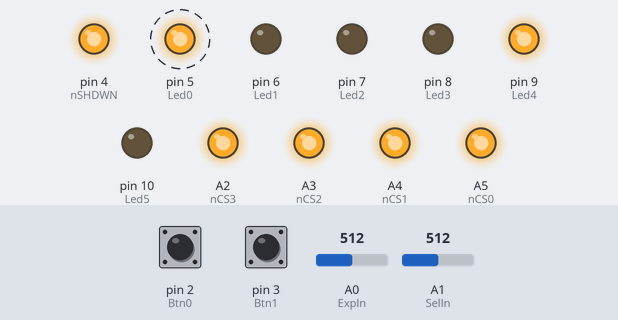
A sketch run on a simulated Arduino Uno, built with avr-gcc and run on an emulated ATmega328P. On the bench: output pins drawn as LEDs (lit = HIGH). Dashed ring = blinking. Inputs (shaded band) come from the test bench; at power-on: pin 2 (Btn0) HIGH, pin 3 (Btn1) HIGH, A1 (SelIn) = 512, A0 (ExpIn) = 512. EEPROM starts erased; pins used as bus, display or sensor lines are not drawn.

Above: at 0.87 s.
1.3 s: pin 2 (Btn0) pulled LOW for 0.15 s
At 1.65 s:
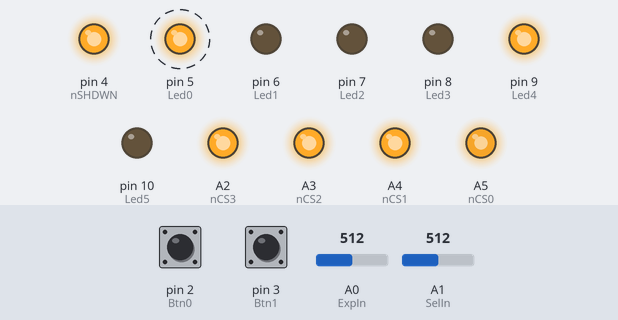
4.3 s: pin 3 (Btn1) pulled LOW for 0.15 s
At 4.62 s:
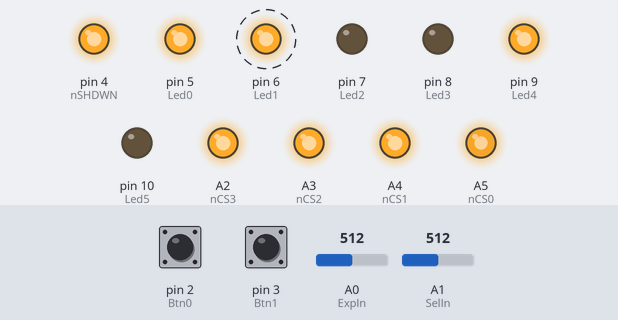
7.4 s: A1 (SelIn) set to 503
At 7.62 s:
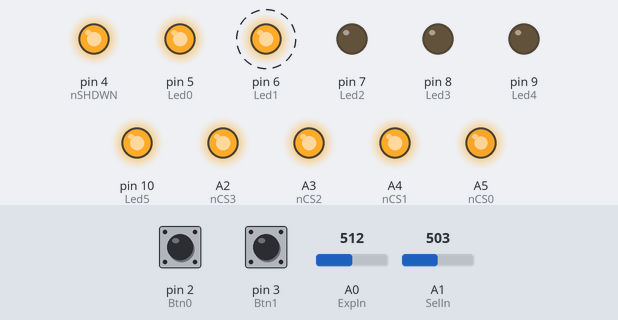
10.4 s: A1 (SelIn) set to 716
At 10.62 s:
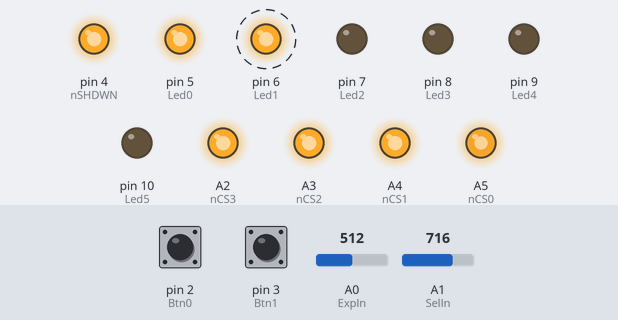
13.4 s: pin 2 (Btn0) pulled LOW for 1 s
At 14.55 s:
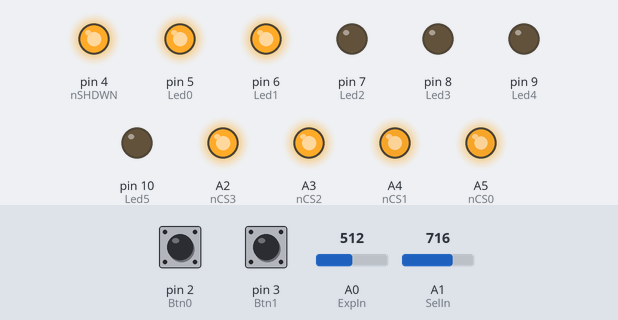
Timing chart, 0 to 17.4 s (numbered marks = the images above; inputs shaded):
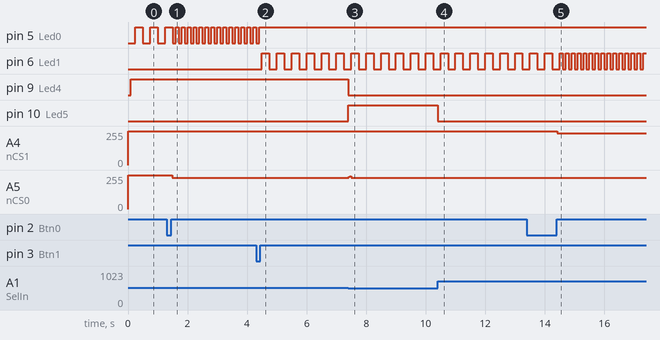

The sketch:

ExpMultiplexer.ino
```cpp
/*
 * Expression Multiplexer Firmware
 * Lucas H. 07.04.2020
 * v0.1
 *
 * Exp Multiplexer has 4 Output Channels and 3 Operating Modes.
 * Each Output Channel can have different Potentiometer Taper settings applied - either
 * lin, inv. lin, log or inv. log can be set for each channel separately.
 * In the "normal" operating mode, or "channel mode", the select button steps through the 4 channels
 * and the on/off button activates/deactivates the selected channel. Each channel can have the pot taper assigned
 * via the selector knob.
 *
 * In "Patch Mode", activated/deactivated by pressing both buttons at once, the Select Button steps
 * through 4 patches (indicated by the "Mode" Leds), where each patch has the on/off and Mode info for each
 * channel saved. The patch is activated with the on/off button. Logically, only one patch can be active at
 * a time. It is still possible to deactivate all patches.
 *
 * The third mode, "Save Mode" can only be entered from normal (channel) mode, not Patch mode. It is used
 * to set up the patches for patch mode. This is done by first setting up the channels on/off and modes as
 * desired and then holding the Select buton for ~2s. Then the desired saving spot for the patch can be selected
 * via the selector knob and by pressing the select button again for ~2s the patch is saved to that spot, overwriting
 * any previosly saved patch.
 *
 */

 //Libraries
#include <TimerOne.h>
#include <EEPROM.h>
#include <SPI.h>

 //Pin Definitions:
 #define nCS0 A5 //DigPot0 Chip Select
 #define nCS1 A4 //DigPot1 Chip Select
 #define nCS2 A3 //DigPot2 Chip Select
 #define nCS3 A2 //DigPot3 Chip Select

 #define Btn0 2 //On/Off Button
 #define Btn1 3 //Select Button

 #define nSHDWN 4 //DigPot Wiper Shutdown - active low

 #define SelIn A1 //Selector Pot ADC in
 #define ExpIn A0 //Expression Pedal ADC in

 #define Led0 5 //LED GPIOs
 #define Led1 6
 #define Led2 7
 #define Led3 8
 #define Led4 9
 #define Led5 10
 #define Led6 11
 #define Led7 12

 //Lookup Table for LogPot-Mode
 byte LogPot[256] = {0, 0, 0, 0, 0, 0, 0, 0, 0,
 0, 0, 0, 1, 1, 1, 1, 1, 1, 1, 1, 2, 2, 2, 2, 2,
 2, 3, 3, 3, 3, 4, 4, 4, 4, 5, 5, 5, 5, 6, 6, 6,
 7, 7, 7, 8, 8, 8, 9, 9, 9, 10, 10, 11, 11, 11,
 12, 12, 13, 13, 14, 14, 15, 15, 16, 16, 17, 17,
 18, 18, 19, 19, 20, 20, 21, 21, 22, 23, 23, 24,
 24, 25, 26, 26, 27, 28, 28, 29, 30, 30, 31, 32,
 32, 33, 34, 35, 35, 36, 37, 38, 38, 39, 40, 41,
 42, 42, 43, 44, 45, 46, 47, 47, 48, 49, 50, 51,
 52, 53, 54, 55, 56, 56, 57, 58, 59, 60, 61, 62,
 63, 64, 65, 66, 67, 68, 69, 70, 71, 73, 74, 75,
 76, 77, 78, 79, 80, 81, 82, 84, 85, 86, 87, 88,
 89, 91, 92, 93, 94, 95, 97, 98, 99, 100, 102,
 103, 104, 105, 107, 108, 109, 111, 112, 113,
 115, 116, 117, 119, 120, 121, 123, 124, 126,
 127, 128, 130, 131, 133, 134, 136, 137, 139,
 140, 142, 143, 145, 146, 148, 149, 151, 152,
 154, 155, 157, 158, 160, 162, 163, 165, 166,
 168, 170, 171, 173, 175, 176, 178, 180, 181,
 183, 185, 186, 188, 190, 192, 193, 195, 197,
 199, 200, 202, 204, 206, 207, 209, 211, 213,
 215, 217, 218, 220, 222, 224, 226, 228, 230,
 232, 233, 235, 237, 239, 241, 243, 245, 247,
 249, 251, 253, 255};

 //Variable declarations
 byte ExpVal = 0; //Exp Pedal Input Value
 byte SelVal = 0; //Selector Wheel input Value

 //Mode: 0=lin, 1=inv. lin, 2=log, 3=inv. log
 //State: 0=off, 1=on
 byte PatchModeState[4][4] = {{0, 0, 0, 0}, {0, 0, 0, 0}, {0, 0, 0, 0}, {0, 0, 0, 0}}; //in Patch mode - modes of channels for each patch
 bool PatchChnlState[4][4] = {{0, 0, 0, 0}, {0, 0, 0, 0}, {0, 0, 0, 0}, {0, 0, 0, 0}}; //in Patch mode - state of channels for each patch
 byte PatchActive = 255; //in patch mode - index, which patch is active
 bool ChnlState[4] = {0, 0, 0, 0}; //in normal mode - state of each channel
 byte ChnlMode[4] = {0, 0, 0, 0}; //in normal mode - mode of each channel
 byte SelIndex = 0; //normal + patch mode - index, which patch/channel is currently selected by the Btn1 (or Selector wheel in patch mode)

 byte TimerCount = 0; //timer overflow counter to derive tasks with multiple time periods from one base timer
 byte SaveModeCounter = 0; //counter variable to determine if Btn1 was pressed long enough to enter save mode

 byte NvmData[10] = {0, 0, 0, 0, 0, 0, 0, 0, 0, 0}; //EEPROM Data Array
 /*
  * NvmData Structure
  * NvmData stores Mode and Patch Info in non-volatile Memory
  * Byte[0] contains only Mode information for standard mode
  *  -> 2bit per channel
  * Byte[1..8] contains Patch/Mode information for patch mode
  *  -> each Patch is divided into 2Bytes
  *  -> LSB contains Channel on/off info (4bits)
  *  -> MSB contains Mode Info for each channel (2bit per channel, LSB = CH0)
  * Byte[9] contains operating mode information
  *  -> 1bit if standard or patch mode
  */

 //Btn0 = On/Off Button
 bool Btn0State = false;
 bool Btn0Pressed = false;
 bool Btn0Released = false;
 //Btn1 = Selector Button
 bool Btn1State = false;
 bool Btn1Pressed = false;
 bool Btn1Released = false;

 //check if selector has been moved
 bool SelValChng = false;
 byte LastSelVal = 0;

 bool PatchMode = false; //True if in patch mode, false if in normal mode
 bool SaveMode = false; //True if in SaveMode (for Patch saving)
 bool SvMdCntrActive = false; //State of Timer Counter for entering/exiting SaveMode

 //4 Leds for Channels, 4 Leds for Mode/Patch
 //4 Modi each (off = 0, on = 1, slow blink = 2, fast blink = 3)
 byte ChnlLedState[4] = {0, 0, 0, 0}; //Leds0..3
 byte ModeLedState[4] = {0, 0, 0, 0}; //Leds4..7


void setup() {
  //Init Pins
  pinMode(nCS0, OUTPUT);
  digitalWrite(nCS0, HIGH);
  pinMode(nCS1, OUTPUT);
  digitalWrite(nCS1, HIGH);
  pinMode(nCS2, OUTPUT);
  digitalWrite(nCS2, HIGH);
  pinMode(nCS3, OUTPUT);
  digitalWrite(nCS3, HIGH);

  pinMode(Btn0, INPUT);
  pinMode(Btn1, INPUT);

  pinMode(nSHDWN, OUTPUT);
  digitalWrite(nSHDWN, LOW);

  pinMode(SelIn, INPUT);
  pinMode(ExpIn, INPUT);

  pinMode(Led0, OUTPUT);
  pinMode(Led1, OUTPUT);
  pinMode(Led2, OUTPUT);
  pinMode(Led3, OUTPUT);
  pinMode(Led4, OUTPUT);
  pinMode(Led5, OUTPUT);
  pinMode(Led6, OUTPUT);
  pinMode(Led7, OUTPUT);

  //Init SPI with 2MHz, MSB-First, SPI-Mode 0,0
  SPI.begin();
  SPI.beginTransaction(SPISettings(2000000, MSBFIRST, SPI_MODE0));

  //Init ADC Values
  SelVal = (analogRead(SelIn) >> 8);
  LastSelVal = SelVal;
  ExpVal = (analogRead(ExpIn) >> 2);

  //Init Buttons
  CheckBtns();

  //Init DigPots
  DigPotsInit();

  //Get NVM Data from Memory
  ReadNvmData();

  //Init Timer to fire Interrupt every 10ms (=10000us)
  Timer1.initialize(10000);
  Timer1.attachInterrupt(IntTmr1);
}

void IntTmr1(void){
  //Timer1 Interrupt Routine
  //Refresh Timer and execute periodic tasks
  TimerCount++;
  Tmr10msTask();
  if(TimerCount % 10 == 0){
    Tmr100msTask();
  }
  if(TimerCount % 25 == 0){
    Tmr250msTask();
  }
  if(TimerCount % 50 == 0){
    Tmr500msTask();
    TimerCount = 0;
  }
}

void loop() {
  //Read 10bit ADC Value to 8bit variable
  ExpVal = analogRead(ExpIn) >> 2;
  CheckSelector();

  //check if running on normal, patch or Save mode
  if(PatchMode){
    //Patch Mode
     if(Btn0Pressed && Btn0Released && !Btn1Pressed && !Btn1Released){
      //On/off Button activated
      if(SelIndex == PatchActive){
        //if current patch is selected and active, deactivate it
        PatchActive = 255;
      }else{
        //if current patch is not active, set it active - this deactivates the previous patch (max. one patch can be active at a time)
        PatchActive = SelIndex;
      }
      CheckLeds();
      ClrBtns();
    } else if(!Btn0Pressed && !Btn0Released && Btn1Pressed && Btn1Released){
      //Select Button activated
      SelIndex++;
      //select next patch
      if(SelIndex > 3){
        SelIndex = 0;
      }
      CheckLeds();
      ClrBtns();
    } else if(Btn0Pressed && !Btn0Released && Btn1Pressed && !Btn1Released){
      //On/Off + Select Button pressed together -> Mode Change
      PatchMode = false;
      //if in patch mode -> go to normal mode
      SelIndex = 0;
      CheckLeds();
      while(!Btn0Released && !Btn1Released){
        CheckBtns();
        delay(10);
      }
      delay(10);
      UpdateNvmData();
      ClrBtns();
    }
    //Check if Mode Selector Value changed -> used to select patch
    if(SelValChng){
      SelIndex = SelVal;
      CheckLeds();
      SelValChng = false;
      }
    //check if a patch is active
    if(PatchActive < 5){
    //step through channels and update DigPots with latest Exp. Values
    for(byte i = 0; i < 4; i++){
      if(PatchChnlState[PatchActive][i] == true){
        //check which Mode is active for each channel for the selected patch
        switch(PatchModeState[PatchActive][i]){
          case 0: //linear
           WritePotSPI(i, ExpVal);
           break;
          case 1: //inv. linear
           WritePotSPI(i, 255 - ExpVal);
           break;
          case 2: //log
           WritePotSPI(i, LogPot[ExpVal]);
           break;
          case 3: //inv. log
           WritePotSPI(i, LogPot[255 - ExpVal]);
           break;
          default:
           break;
        }
      }
    }
    }
    //end Patch Mode
  }else if(!PatchMode && !SaveMode){
    //Normal Mode
    if(Btn0Pressed && Btn0Released && !Btn1Pressed && !Btn1Released){
      //On/off Button activated
      ChnlState[SelIndex] = !ChnlState[SelIndex];
      //turn selected channel on/off
      SvMdCntrActive = false;
      SaveModeCounter = 0;
      CheckLeds();
      ClrBtns();
    } else if(!Btn0Pressed && !Btn0Released && Btn1Pressed && Btn1Released){
      //Select Button activated
      SelIndex++;
      //jump to next channel
      if(SelIndex > 3){
        SelIndex = 0;
      }
      SvMdCntrActive = false;
      SaveModeCounter = 0;
      CheckLeds();
      ClrBtns();
    } else if(Btn0Pressed && !Btn0Released && Btn1Pressed && !Btn1Released){
      //On/Off + Select Button pressed together -> Mode Change
      //go to patch mode
      SvMdCntrActive = false;
      SaveModeCounter = 0;
      SelIndex = 0;
      PatchMode = true;
      CheckLeds();
      while(!Btn0Released && !Btn1Released){
        CheckBtns();
        delay(10);
      }
      delay(10);
      UpdateNvmData();
      ClrBtns();
    } else if(!Btn0Pressed && !Btn0Released && Btn1Pressed && !Btn1Released){
      //check if SaveMode has been entered (holding select button for ~2s)
      SvMdCntrActive = true;
      if(SaveModeCounter > 3){
        //if SelectButton is pressed for 2 Seconds, enter SaveMode
        SvMdCntrActive = false;
        SaveModeCounter = 0;
        SelIndex = 0;
        SvMdCntrActive = false;
        SaveMode = true;
        CheckLeds();
        while(!Btn1Released){
          CheckBtns();
          delay(10);
        }
        delay(10);
        UpdateNvmData();
        ClrBtns();
      }
    }
    //Check if Mode Selector Value changed on currently selected channel
    if(SelValChng){
      ChnlMode[SelIndex] = SelVal;
      SelValChng = false;
      //update mode of current channel
      CheckLeds();
      UpdateNvmData();
      }
    //step through channels and update DigPots with latest Exp. Values
    for(byte i = 0; i < 4; i++){
      if(ChnlState[i] == true){
        //check mode for each active channel and set values accordingly
        switch(ChnlMode[i]){
          case 0: //linear
           WritePotSPI(i, ExpVal);
           break;
          case 1: //inv. linear
           WritePotSPI(i, 255 - ExpVal);
           break;
          case 2: //log
           WritePotSPI(i, LogPot[ExpVal]);
           break;
          case 3: //inv. log
           WritePotSPI(i, LogPot[255 - ExpVal]);
           break;
          default:
           break;
        }
      }
    }
    //end Normal Mode
  }else{
    //Save Mode
    if(Btn1Pressed && !Btn1Released){
      SvMdCntrActive = true;
      //check if SaveMode has been exited
      if(SaveModeCounter > 3){
        //if SelectButton is pressed for 2 Seconds, exit SaveMode
        SvMdCntrActive = false;
        SaveModeCounter = 0;
        //copy channel and mode info to patch data of selected patch
        for(byte i = 0; i < 4; i++){
          PatchModeState[SelIndex][i] = ChnlMode[i];
          PatchChnlState[SelIndex][i] = ChnlState[i];
        }
        SelIndex = 0;
        SelValChng = false;
        SaveMode = false;
        CheckLeds();
        while(!Btn1Released){
          CheckBtns();
          delay(10);
        }
        delay(10);
        UpdateNvmData();
        ClrBtns();
      }
  }
    SelIndex = SelVal;
    //in SaveMode, just update the selector value, rest is handled on long button press of select button
    SelValChng = false;
  }
  //end Save Mode
}

void Tmr10msTask(void){
  //FastTask - Check if Buttons are operated
  CheckBtns();
}

void Tmr100msTask(void){
  //update Leds
  CheckLeds();
  //Fast Led Blinking with 5Hz - Timer is Toggle Frequency, so BlinkFrequency is half
  LedsFastBlink();
}

void Tmr250msTask(void){
  //Slow Led Blinking with 2Hz - Timer is Toggle Frequency, so BlinkFrequency is half
  LedsSlowBlink();
}

void Tmr500msTask(void){
  //check if select button was held down long enough for SaveMode
  CheckSaveMode();
}

void CheckSelector(void){
  //read analog value of selector pot and convert to 2bit value (4 states)
  SelVal = analogRead(SelIn) >> 8;
  //check if value changed
  if(SelVal != LastSelVal){
    SelValChng = true;
  }
  LastSelVal = SelVal;
}

void CheckBtns(void){
  //Read and compute Button states
  Btn0State = digitalRead(Btn0);
  Btn1State = digitalRead(Btn1);

  //Buttons are active LOW
  if(!Btn0State && !Btn0Pressed && !Btn0Released){
    Btn0Pressed = true;
  }
  if(Btn0State && Btn0Pressed && !Btn0Released){
    Btn0Released = true;
  }
  if(!Btn1State && !Btn1Pressed && !Btn1Released){
    Btn1Pressed = true;
  }
  if(Btn1State && Btn1Pressed && !Btn1Released){
    Btn1Released = true;
  }
}

void ClrBtns(void){
 //Clear Button States
 Btn0Pressed = false;
 Btn0Released = false;
 Btn1Pressed = false;
 Btn1Released = false;
}

void CheckSaveMode(void){
  //check if "Select" Button has been pressed long enough to enter/exit SaveMode
  if(SvMdCntrActive){
    SaveModeCounter++;
  }
}

void CheckLeds(void){
  if(PatchMode){
    //PatchMode
    for(byte i = 0; i < 4; i++){
      //cycle through channel Leds and turn them on/off according to patch
      ChnlLedState[i] = PatchChnlState[PatchActive][i];

      //check Patch Leds
      if(SelIndex != PatchActive && PatchActive == i){
        ModeLedState[i] = 1;
      } else if(SelIndex != i && PatchActive != i){
        ModeLedState[i] = 0;
      } else if(SelIndex == i && PatchActive == i){
        ModeLedState[i] = 3;
      } else if(SelIndex == i && PatchActive != i){
        ModeLedState[i] = 2;
      }
    }

  }else if(!PatchMode && !SaveMode){
    //Normal Mode
    for(byte i = 0; i < 4; i++){
      //Check Channel Leds on/off/blink
      if(SelIndex != i && ChnlState[i] == true){
        ChnlLedState[i] = 1;
      } else if(SelIndex != i && ChnlState[i] == false){
        ChnlLedState[i] = 0;
      } else if(SelIndex == i && ChnlState[i] == true){
        ChnlLedState[i] = 3;
      } else if(SelIndex == i && ChnlState[i] == false){
        ChnlLedState[i] = 2;
      }
      //reset Mode Led
      ModeLedState[i] = 0;
    }
    //activate Led of current mode
    ModeLedState[ChnlMode[SelIndex]] = 1;

  }else{
    //Save Mode
    for(byte i = 0; i < 4; i++){
      //check which patch save spot is selected and fast blink that Led. Other Mode/Patch Leds off
      if(SelIndex == i){
        ModeLedState[i] = 3;
      }else{
        ModeLedState[i] = 0;
      }
      //Maintain Channel Leds on/off from normal mode
      ChnlLedState[i] = ChnlState[i];
    }
  }
  //turn Leds on/off
  for(byte i = 0; i < 4; i++){
    if(ChnlLedState[i] == 0){
      digitalWrite(i + Led0, LOW);
    } else if(ChnlLedState[i] == 1){
      digitalWrite(i + Led0, HIGH);
    }
    if(ModeLedState[i] == 0){
      digitalWrite(i + Led4, LOW);
    }else if(ModeLedState[i] == 1){
      digitalWrite(i + Led4, HIGH);
    }
  }
}

void LedsSlowBlink(void){
  //Slow Blink Leds
  for(byte i = 0; i < 4; i++){
    //step through Leds and check, if any of them need to be blinked slow
    if(ChnlLedState[i] == 2){
      digitalWrite(i + Led0, !digitalRead(i + Led0));
    }
    if(ModeLedState[i] == 2){
      digitalWrite(i + Led4, !digitalRead(i + Led4));
    }
  }
}

void LedsFastBlink(void){
  //Fast Blink Leds
  for(byte i = 0; i < 4; i++){
    //step through Leds and check, if any of them need to be blinked fast
    if(ChnlLedState[i] == 3){
      digitalWrite(i + Led0, !digitalRead(i + Led0));
    }
    if(ModeLedState[i] == 3){
      digitalWrite(i + Led4, !digitalRead(i + Led4));
    }
  }
}

void DigPotsInit(void){
  //Init DigPots on zero position and activate wiper
  for(byte i = 0; i < 4; i++){
    WritePotSPI(i, ExpVal);
  }
  //activate wiper
  digitalWrite(nSHDWN, HIGH);
}

void WritePotSPI(byte PotID, byte Data){
  //write wiper data to DigPots
  switch(PotID){
    case 0:
     digitalWrite(nCS0, LOW);
     delayMicroseconds(3);
     SPI.transfer(0x00); //write command to wiper register
     SPI.transfer(Data); //transmit data
     delayMicroseconds(3);
     digitalWrite(nCS0, HIGH);
     break;
    case 1:
     digitalWrite(nCS1, LOW);
     delayMicroseconds(3);
     SPI.transfer(0x00); //write to wiper register
     SPI.transfer(Data); //transmit data
     delayMicroseconds(3);
     digitalWrite(nCS1, HIGH);
     break;
    case 2:
     digitalWrite(nCS2, LOW);
     delayMicroseconds(3);
     SPI.transfer(0x00); //write to wiper register
     SPI.transfer(Data); //transmit data
     delayMicroseconds(3);
     digitalWrite(nCS2, HIGH);
     break;
    case 3:
     digitalWrite(nCS3, LOW);
     delayMicroseconds(3);
     SPI.transfer(0x00); //write to wiper register
     SPI.transfer(Data); //transmit data
     delayMicroseconds(3);
     digitalWrite(nCS3, HIGH);
     break;
    default:
      break;
  }
}

void ReadNvmData(void){
  //Reads EEPROM Data to corresponding variables
  //also checks if EEPROM Data is valid by computing and comparing the checksum
  byte CalcChckSum = 0;
  for(byte i = 0; i < sizeof(NvmData); i++){
    NvmData[i] = EEPROM.read(i);
    CalcChckSum += NvmData[i];
  }

  //checks if EEPROM Data is valid by computing and comparing the checksum
  if(CalcChckSum == EEPROM.read(sizeof(NvmData))){
    //data valid - checksum correct - read values into corresponding variables
    //Read back Channel Mode info for normal mode
    for(byte i = 0; i < 4; i++){
      ChnlMode[i] = (NvmData[0] >> (i * 2)) & 0x03;
    }

    //Read back channel on/off info for patch mode
    for(byte i = 0; i < 4; i++){
      for(byte j = 0; j < 4; j++){
        PatchChnlState[i][j] = (NvmData[1 + (i * 2)] >> j) & 0x01;
     }
    }

    //Read back mode info for patch mode
    for(byte i = 0; i < 4; i++){
      for(byte j = 0; j < 4; j++){
        PatchModeState[i][j] = (NvmData[2 + (i * 2)] >> (j * 2)) & 0x03;
      }
   }

    //Read back Operating Mode
    PatchMode = NvmData[9];
  }else{
    //EEPROM data not valid - default values stay at "0"
  }
}

void UpdateNvmData(void){
  //Saves changed NVM Data back to EEPROM
  //Read back variables to NVM Structure
  NvmData[0] = (ChnlMode[3] << 6) | (ChnlMode[2] << 4) | (ChnlMode[1] << 2) | ChnlMode[0];

  //put Patch Channel on/off info into every second byte of NvmData Structure
  for(byte i = 0; i < 4; i++){
    byte helper = 0;
    for(byte j = 0; j < 4; j++){
      helper = helper | (PatchChnlState[i][j] << j);
    }
    NvmData[1 + (i * 2)] = helper;
  }

  //put Patch Mode info into every second byte of NvmData Structure
  for(byte i = 0; i < 4; i++){
    byte helper = 0;
    for(byte j = 0; j < 4; j++){
      helper = helper | (PatchModeState[i][j] << (j * 2));
    }
    NvmData[2 + (i * 2)] = helper;
  }

  NvmData[9] = PatchMode;

  //Update NV-Memory
  //calculate new checksum and save it
  byte WriteBackChkSm = 0;
  for(byte i = 0; i < sizeof(NvmData); i++){
    EEPROM.update(i, NvmData[i]);
    WriteBackChkSm += NvmData[i];
  }
  EEPROM.update(sizeof(NvmData), WriteBackChkSm);
}
```

Measured:
- the behaviour switches between 512 and 511 on A1 (SelIn) (found by bisection; images 2 and 3)
- after the input at 1.3 s, pin 5 (Led0): alternates HIGH for 0.10 s and LOW for 0.10 s, starting after 0.30 s; A5 (nCS0): 255/255 → 235/255 after 0.19 s
- after the input at 4.3 s, pin 5 (Led0): goes on until 4.4 s, then stays HIGH; pin 6 (Led1): alternates HIGH for 0.25 s and LOW for 0.25 s, starting after 0.20 s
- after the input at 7.4 s, pin 9 (Led4): HIGH → LOW at once; pin 10 (Led5): LOW → HIGH at once; A5 (nCS0): 235/255 → 241/255 at once, → 247/255 0.04 s later, → 235/255 0.04 s later
- after the input at 10.4 s, pin 10 (Led5): HIGH → LOW at once
- after the input at 13.4 s, A4 (nCS1): 255/255 → 237/255 after 1.0 s
- by itself, pin 5 (Led0): alternates HIGH for 0.25 s and LOW for 0.25 s
